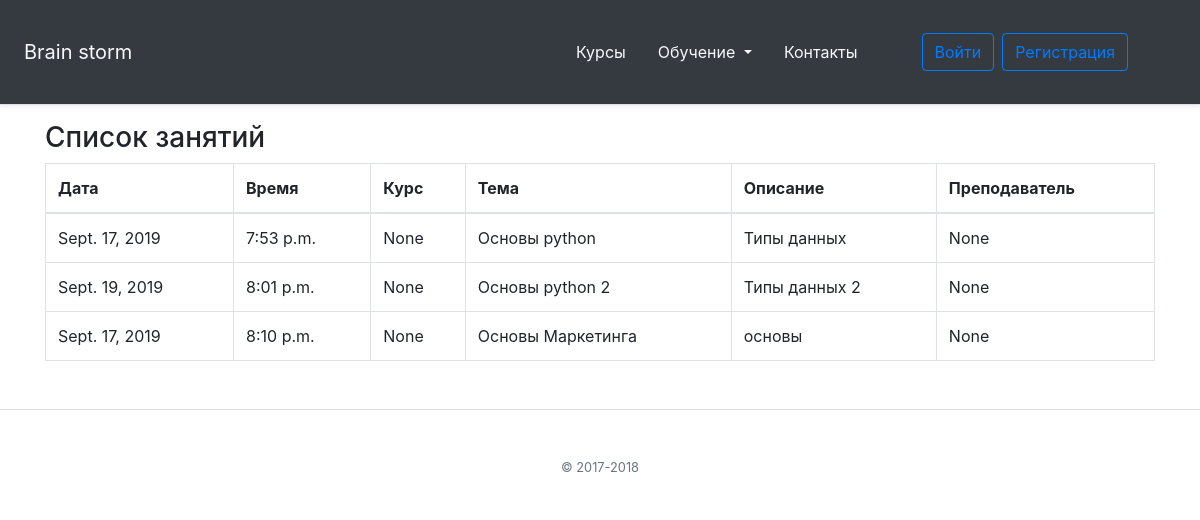
Page /lessons/ on the earlier database version.
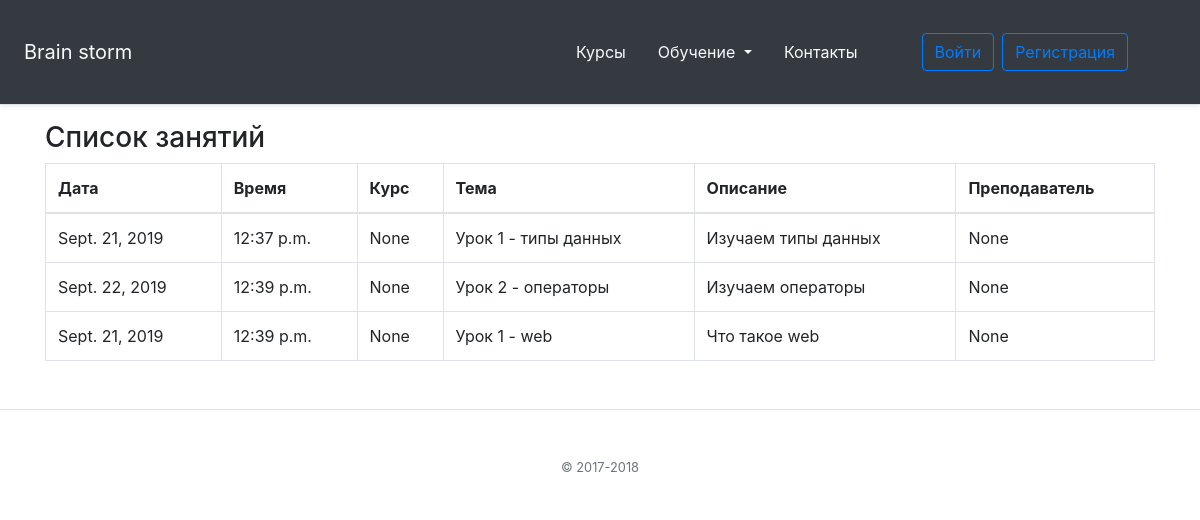
Same page on the later database version.
### online_school/models.py (models this page shows, shortened)
class AbstractTitleDescMixin(models.Model):
    class Meta:
        abstract = True
    title = models.CharField(max_length=255)
    desc = models.TextField(max_length=255)

class AbstractDateTimeMixin(models.Model):
    class Meta:
        abstract = True
    created = models.DateTimeField(auto_now_add=True)
    updated = models.DateTimeField(auto_now=True)

class Lesson(AbstractTitleDescMixin, AbstractDateTimeMixin):
    class Meta:
        ordering = ('course', 'id')
    course = models.ForeignKey('Course', null=True, blank=True, on_delete=models.CASCADE)
    teacher = models.ForeignKey('Teacher', null=True, blank=True, on_delete=models.CASCADE)
    students_group = models.ForeignKey('StudentsGroup', null=True, blank=True, on_delete=models.SET_NULL)
    date = models.DateField()
    time = models.TimeField()

### online_school/views.py (the view)
# urls.py: path('lessons/', views.LessonsListView.as_view(), name='lessons'),
class LessonsListView(ListView):
    template_name = 'online_school/lessons.html'
    model = Lesson

### online_school/templates/online_school/lessons.html
{% extends 'online_school/base.html' %}
{% block body %}
  <div class="container">
    <h3>Список занятий</h3>
    <table class="table table-bordered">
    <thead>
    <tr>
        <th>Дата</th>
        <th>Время</th>
        <th>Курс</th>
        <th>Тема</th>
        <th>Описание</th>
        <th>Преподаватель</th>
    </tr>
    </thead>
    <tbody>
    {% for lesson in object_list %}
    <tr>
        <td>{{ lesson.date}}</td>
        <td>{{ lesson.time }}</td>
        <td>{{ lesson.course }}</td>
        <td>{{ lesson.title }}</td>
        <td>{{ lesson.desc }}</td>
        <td>{{ lesson.teacher }}</td>
    </tr>
    {% empty %}
    <tr>
        <td>1</td>
        <td>No lesson yet.</td>
    </tr>
    {% endfor %}
    </tbody>
</table>
</div>
{% endblock %}

Differences in the rows shown:
changed Lesson: date "Sept. 17, 2019" → "Sept. 21, 2019"; time "7:53 p.m." → "12:37 p.m."; title "Основы python" → "Урок 1 - типы данных"; desc "Типы данных" → "Изучаем типы данных"
changed Lesson: date "Sept. 19, 2019" → "Sept. 22, 2019"; time "8:01 p.m." → "12:39 p.m."; title "Основы python 2" → "Урок 2 - операторы"; desc "Типы данных 2" → "Изучаем операторы"
changed Lesson: date "Sept. 17, 2019" → "Sept. 21, 2019"; time "8:10 p.m." → "12:39 p.m."; title "Основы Маркетинга" → "Урок 1 - web"; desc "основы" → "Что такое web"
